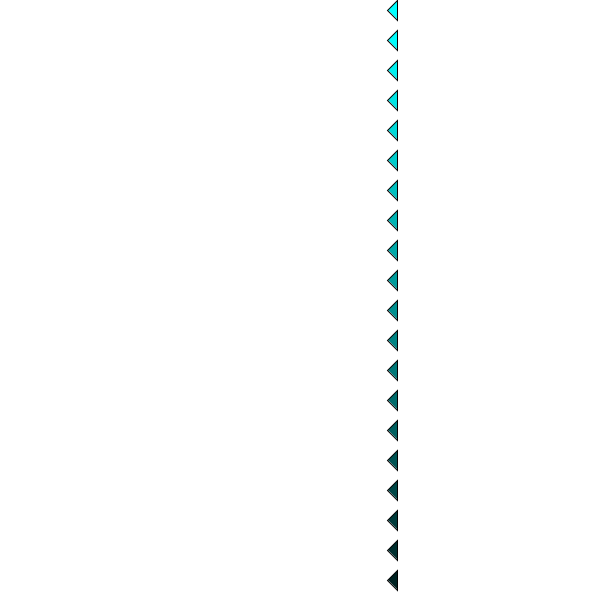
Frame 1 (no input)
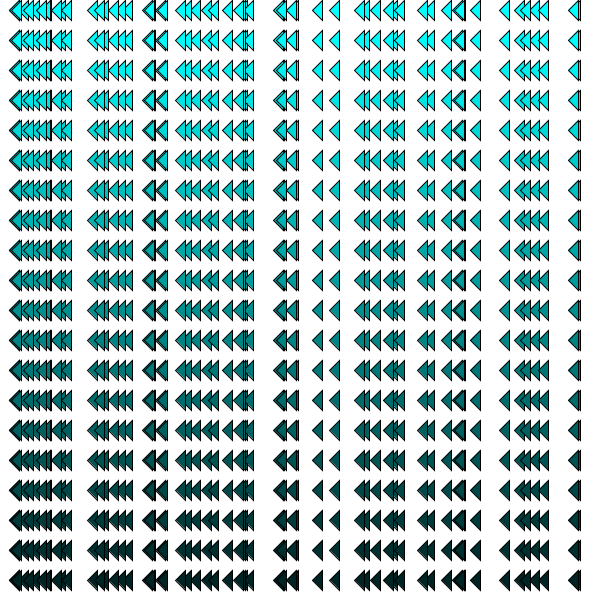
Frame 60 (the mouse pressed at the canvas centre just before this capture)
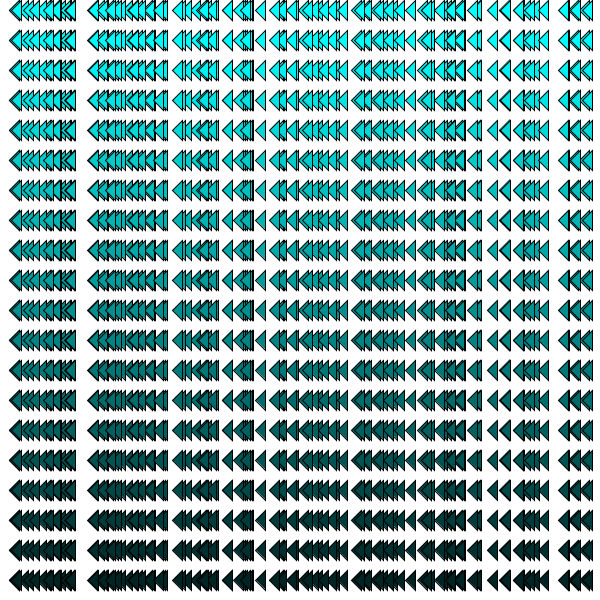
Frame 120 (the mouse held since frame 60 and released just before this capture)

The Processing sketch that drew these frames (run headless with seeded random() and noise(); from frame 60 on, the mouse is pressed at the canvas centre):

// Processing sketch: processing_46968
// ── processing_46968.pde

boolean doGray = false;
public void setup() {
		size(600, 600);
		background(255);
	}

	public void draw() {
		if (doGray) {
			drawingTriangleColumnReverse(random(600), 255, 255, 255);
		} else {
			drawingTriangleColumn(random(600), 0, 255, 255);
		}

	}

	public void mouseClicked() {
		drawingRedTriangle(mouseX, mouseY);

	}

	public void keyPressed() {
		doGray = !doGray;
		background(255);

	}

	// 000 191 255 hellblau
	// 025 025 112 dunkelbalau
	public void drawingTriangleColumn(float x, int r, int g, int b) {

		for (int y = 1; y < 60; y = y + 3) {
			fill(r, g, b);
			int posY = y * 10;
			triangle(x, posY, x + 10, posY - 10, x + 10, posY + 10);
			if (r > 0) {
				r = 255 - y * 4;
			}
			if (g > 0) {
				g = 255 - y * 4;
			}
			if (b > 0) {
				b = 255 - y * 4;
			}

		}

	}

	public void drawingTriangleColumnReverse(float x, int r, int g, int b) {

		for (int y = 60; y >= 0; y = y - 3) {
			fill(r, g, b);
			int posY = y * 10;
			triangle(x, posY, x + 10, posY - 10, x + 10, posY + 10);
			if (r > 0) {
				r = 0 + y * 4;
			}
			if (g > 0) {
				g = 0 + y * 4;
			}
			if (b > 0) {
				b = 0 + y * 4;
			}

		}

	}

	public void drawingRedTriangle(int mouseX, int mouseY) {
		int r, g, b;
		r = 255;
		g = 0;
		b = 0;
		fill(r, g, b);
		triangle(mouseX, mouseY, mouseX + 30, mouseY - 30, mouseX + 30,
				mouseY + 30);

	}
